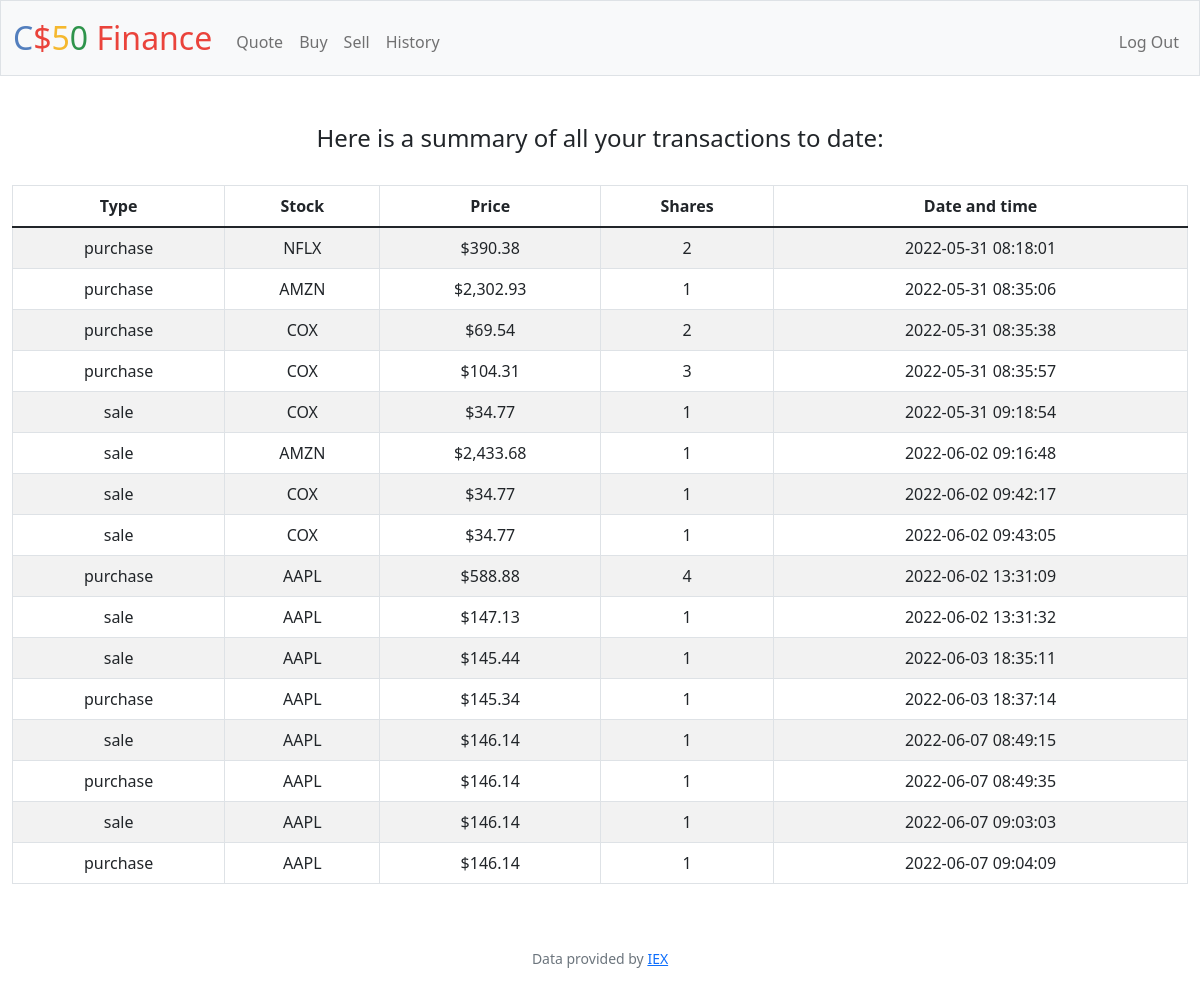
Page /history (signed in) on the earlier database version.
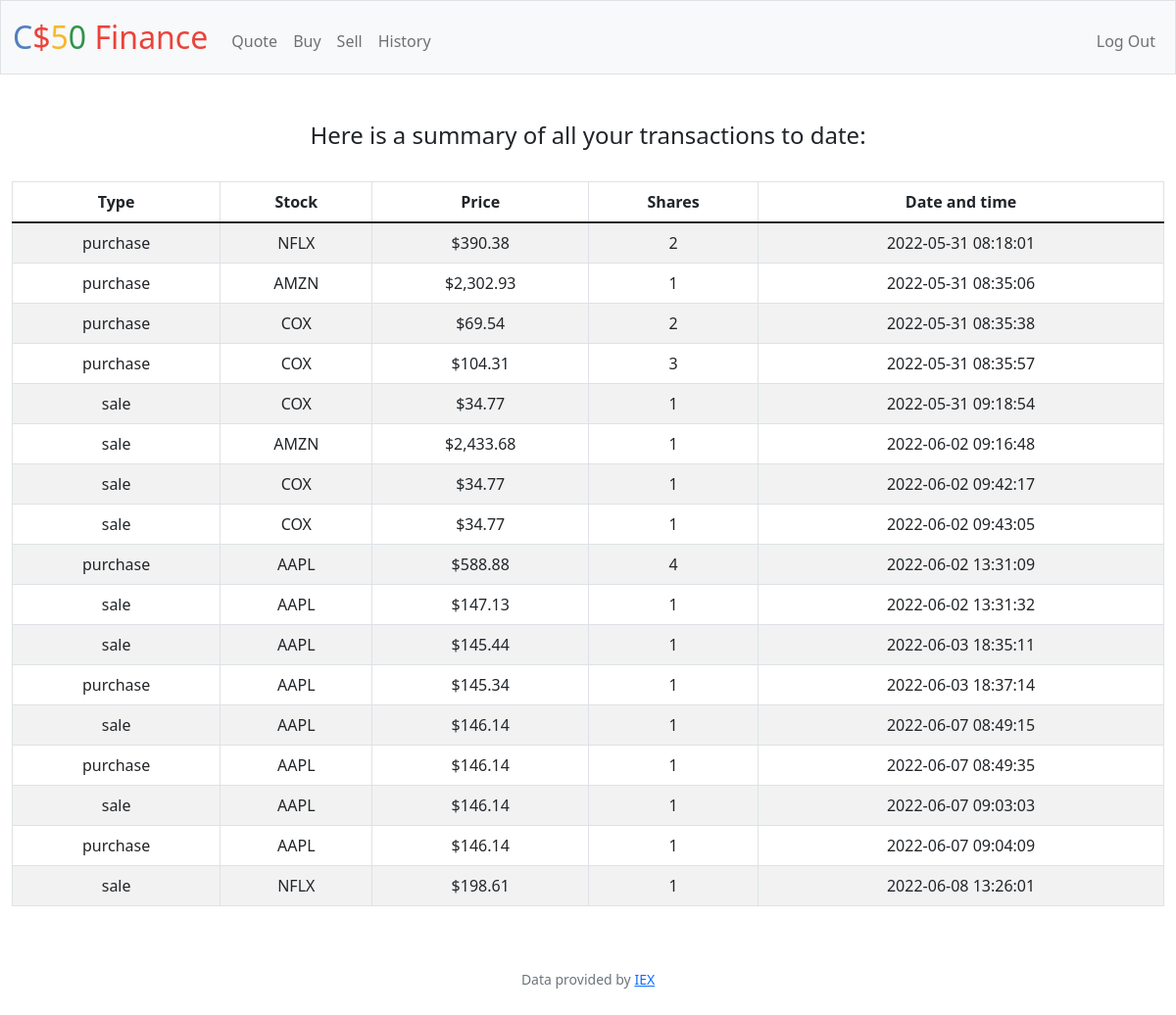
Same page on the later database version.
### tables this page shows
CREATE TABLE transactions (transaction_id INTEGER PRIMARY KEY AUTOINCREMENT NOT NULL, type TEXT NOT NULL, stock TEXT NOT NULL, price FLOAT NOT NULL, shares INTEGER NOT NULL, time DATETIME, user_id);

### app.py (the view)
@app.route("/history")
@login_required
def history():                                  #6
    transactions = db.execute("SELECT type, stock, price, shares, time FROM transactions WHERE user_id = ?", session["user_id"])
    return render_template("history.html", transactions=transactions)

### app.py (called while the page is built)
@app.after_request
def after_request(response):
    response.headers["Cache-Control"] = "no-cache, no-store, must-revalidate"
    response.headers["Expires"] = 0
    response.headers["Pragma"] = "no-cache"
    return response

### helpers.py (called while the page is built)
def login_required(f):
    @wraps(f)
    def decorated_function(*args, **kwargs):
        if session.get("user_id") is None:
            return redirect("/login")
        return f(*args, **kwargs)
    return decorated_function

def usd(value):
    return f"${value:,.2f}"

### templates/history.html (shortened to what this page needs)
{% extends "layout.html" %}
{% block main %}
    <h4>Here is a summary of all your transactions to date:</h4>
    <br>
        <table class="table table-bordered table-striped text-center">
            <thead>
                <tr>
                    <th>Type</th>
                    <th>Stock</th>
                    <th>Price</th>
                    <th>Shares</th>
                    <th>Date and time</th>
                </tr>
            </thead>
            <tbody>
                {% for item in transactions %}
                    <tr>
                        <td>{{ item["type"] }}</td>
                        <td>{{ item["stock"] }}</td>
                        <td>{{ item["price"] | usd }}</td>
                        <td>{{ item["shares"] }}</td>
                        <td>{{ item["time"] }}</td>
                    </tr>
                {% endfor %}
            </tbody>
        </table>
{% endblock %}

### templates/layout.html (shortened to what this page needs)
<!DOCTYPE html>
<html lang="en">
    <head>
        <link href="https://cdn.jsdelivr.net/npm/bootstrap@5.1.3/dist/css/bootstrap.min.css" rel="stylesheet">
        <link href="/static/styles.css" rel="stylesheet">
    </head>
    <body>
        <nav class="bg-light border navbar navbar-expand-md navbar-light">
            <div class="container-fluid">
                <a class="navbar-brand" href="/"><span class="blue">C</span><span class="red">$</span><span class="yellow">5</span><span class="green">0</span> <span class="red">Finance</span></a>
                <div class="collapse navbar-collapse" id="navbar">
                    {% if session["user_id"] %}
                        <ul class="navbar-nav me-auto mt-2">
                            <li class="nav-item"><a class="nav-link" href="/quote">Quote</a></li>
                            <li class="nav-item"><a class="nav-link" href="/buy">Buy</a></li>
                            <li class="nav-item"><a class="nav-link" href="/sell">Sell</a></li>
                            <li class="nav-item"><a class="nav-link" href="/history">History</a></li>
                        </ul>
                        <ul class="navbar-nav ms-auto mt-2">
                            <li class="nav-item"><a class="nav-link" href="/logout">Log Out</a></li>
                        </ul>
                    {% else %}
                        <ul class="navbar-nav ms-auto mt-2">
                            <li class="nav-item"><a class="nav-link" href="/register">Register</a></li>
                            <li class="nav-item"><a class="nav-link" href="/login">Log In</a></li>
                        </ul>
                    {% endif %}
                </div>
            </div>
        </nav>
        <main class="container-fluid py-5 text-center">
            {% block main %}
            {% endblock %}
        </main>
        <footer class="mb-5 small text-center text-muted">
            Data provided by <a href="https://iexcloud.io/">IEX</a>
        </footer>
    </body>
</html>

### static/styles.css (style rules this page uses)
nav .navbar-brand { font-size: xx-large; }
nav .navbar-brand .blue { color: #537fbe; }
nav .navbar-brand .red { color: #ea433b; }
nav .navbar-brand .yellow { color: #f5b82e; }
nav .navbar-brand .green { color: #2e944b; }

Differences in the rows shown:
added transactions: type "sale", stock "NFLX", price "$198.61", shares "1", time "2022-06-08 13:26:01"
